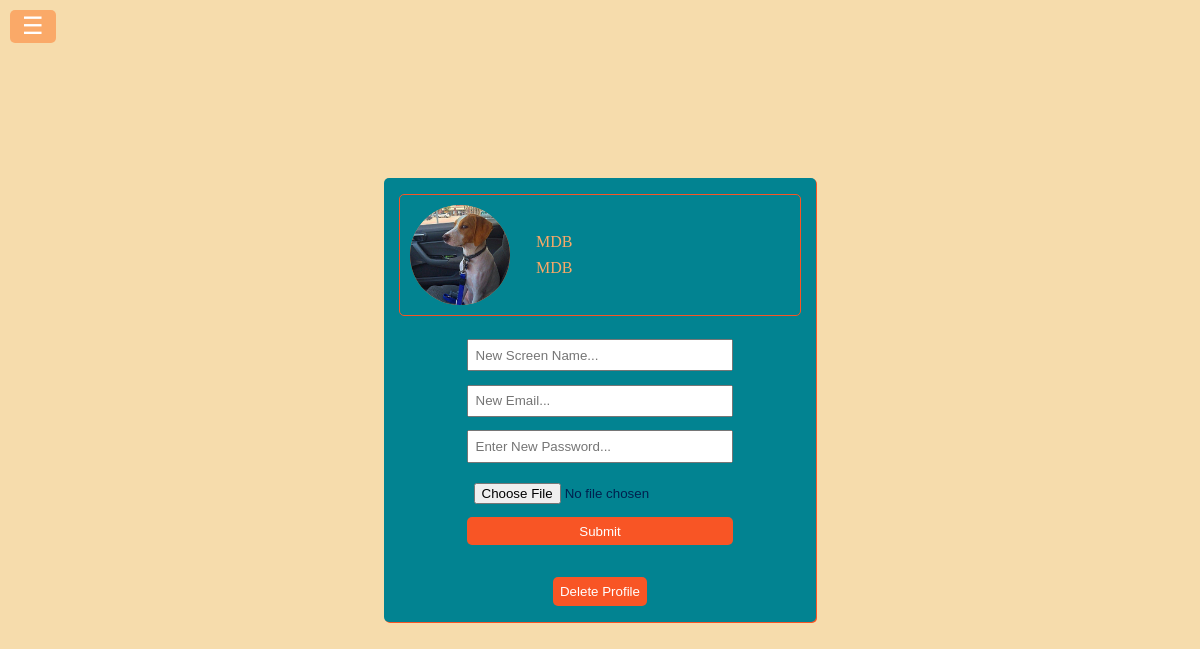
The app's page /update-profile (signed in) with its own data.
### app/models.py (models this page shows, shortened)
class UserProfile(models.Model):
    user = models.OneToOneField(User, on_delete=models.CASCADE, related_name="profile")
    screen_name = models.CharField(max_length=50)
    image = models.ImageField(upload_to="", null=True, blank=True)
    friends = models.ManyToManyField(User, related_name="friends", blank=True )
    blocked_users = models.ManyToManyField(User, related_name='blocked_by', blank=True)

### app/views.py (the view, shortened to what this page needs)
# urls.py: path("update-profile", edit_profile_view, name="edit-profile"),
@login_required(login_url="login")
def edit_profile_view(request: HttpRequest):
    user_profile = UserProfile.objects.get(user=request.user)
    user = User.objects.get(username=request.user)
    user_profile = UserProfile.objects.get(user = request.user)
    return render(request, "update_profile.html", {"user": user_profile})

### app/templates/update_profile.html (shortened to what this page needs)
{% extends "group_selection.html" %}
{% load static %}
{% block content %}
<div class = 'form-container'>
<div class="profile-update-form">
    <div class="user-card">
        <div class="profile-pic">
            {% if user.image %}
                <img src="{{ user.image.url }}" alt="Profile Picture">
            {% else %}
                <img src="{% static "images/default-user.jpg" %}" alt="Profile Picture">
            {% endif %}
        </div>
        <div class="user-info">
            <p>{{ user.user }}</p>
            <p>{{ user.screen_name }}</p>
        </div>
    </div>
    <form method="POST" enctype="multipart/form-data">
        <div class="form-group">
            <input type="text" name="screen_name" placeholder="New Screen Name..." class="input-text">
        </div>
        <div class="form-group">
            <input type="email" name="new_email" placeholder="New Email..." class="input-text">
        </div>
        <div class="form-group">
            <input id="password" type="text" name="password" placeholder="Enter New Password..." class="input-text">
        </div>
        <div class="form-group">
            <input type="file" name="image" class="input-file">
        </div>
        <div class="form-group">
            <input type="submit" name="update" value="Submit" class="btn-submit">
        </div>
    </form>
</div>
<div class="profile-delete-form">
    <form method="POST">
        <input type="submit" value="Delete Profile" name="delete" class="btn-delete">
    </form>
</div>
</div>
{% endblock content %}

### app/static/styles/styles.css (style rules this page uses)
* { margin: 0; padding: 0; }
body { background-color: #f6dcac; }
.profile-update-form, .profile-delete-form { max-width: 400px; width: 100%; padding: 1em; box-shadow: 1px 1px #f85525; background-color: #028391; display: flex; flex-direction: column; justify-content: center; align-items: center; }
.profile-update-form { border-top-left-radius: 5px; border-top-right-radius: 5px; }
.profile-delete-form { border-bottom-left-radius: 5px; border-bottom-right-radius: 5px; }
.login-template input[type="text"], .login-template input[type="password"], .signup-template input[type="text"], .signup-template input[type="email"], .signup-template input[type="password"], .input-text, .input-file { width: 100%; padding: 0.5em; margin: 0.5em 0; box-sizing: border-box; color: #01204e; }
.login-template input[type="submit"], .signup-template input[type="submit"], .btn-submit, .btn-delete { width: 100%; padding: 0.5em; color: white; border: none; border-radius: 5px; cursor: pointer; background-color: #f85525; transition: background-color 0.3s; }
.profile-pic { flex-shrink: 0; width: 100px; height: 100px; display: flex; justify-content: center; align-items: center; background-color: #faa968; border-radius: 50%; margin: 10px; }
.profile-pic img { width: 100%; height: 100%; border-radius: 50%; object-fit: cover; }
.user-info { padding: 1em; flex-grow: 1; color: #faa968; }
.user-info p { margin: 0.5em 0; color: #faa968; }
.user-card { width: 100%; border: 1px solid #f85525; border-radius: 5px; background-color: #028391; overflow: hidden; display: flex; justify-content: center; align-items: center; margin-bottom: 1em; }
.form-container { display: flex; justify-content: center; align-items: center; height: 100vh; flex-direction: column; }

### records on screen
UserProfile: image (picture), user "MDB", screen_name "MDB"
